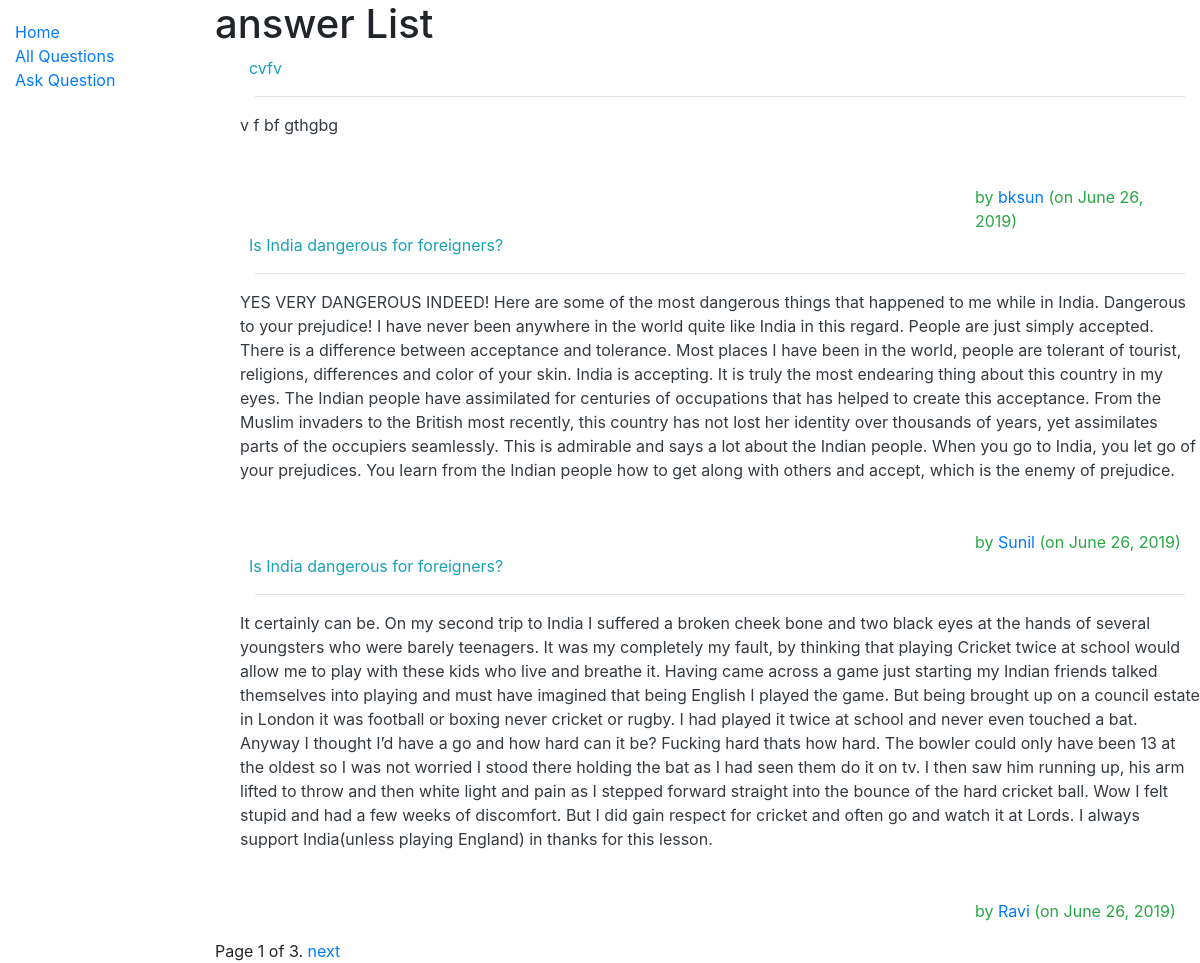
/myquora/answers/, run on the app's committed database.
### myquora/models.py (models this page shows, shortened)
class Answer(models.Model):
    author = models.ForeignKey(Author, on_delete=models.SET_NULL, null=True)
    question = models.ForeignKey('Question', on_delete=models.SET_NULL, null=True)
    answer_text = models.TextField(max_length=2000, help_text='Write your answer here...')
    date_created = models.DateField(null=True, default=datetime.now())
    date_updated = models.DateField(null=True, default=datetime.now())
    upvote = models.IntegerField(default=0)
    downvote = models.IntegerField(default=0)
    views = models.IntegerField(default=0)

class Question(models.Model):
    author = models.ForeignKey(Author, on_delete=models.SET_NULL, null=True)
    question_text = models.TextField(max_length=1000, help_text='Enter your question in brief∂')
    date_created = models.DateField(null=True, default=datetime.now())
    date_updated = models.DateField(null=True, default=datetime.now())

class Author(models.Model):
    user = models.ForeignKey(User, on_delete=models.CASCADE)
    email = models.EmailField(max_length=70,blank=True)
    date_created = models.DateField(null=True, default=datetime.now())
    credits =  models.IntegerField(default=0)
    def get_absolute_url(self):
        return reverse('author-detail', args=[str(self.id)])
    def __str__(self):
        return f'{self.user.username}'

### myquora/views.py (the view)
# urls.py: path('answers/', views.AnswerListView.as_view(), name='answers'),
class AnswerListView(generic.ListView):
    model = Answer
    paginate_by = 3

### myquora/templates/myquora/answer_list.html
{% extends "base_generic.html" %}
{% block content %}
  <h1>answer List</h1>
  {% if answer_list %}
  <ul>
    {% for answer in answer_list %}
      <div class="row text-info">
          &nbsp; {{ answer.question.question_text }}
      </div>
          <hr></hr>
        <div class="row text-dark">
          {{ answer.answer_text }}</a>
        </div>
        <br>
        <br>
        <div class="row text-success">
            <div class="col"></div>
            <div class="col-6"></div>
            <div class="col">
                by <a href="{{ answer.author.get_absolute_url }}">{{answer.author}} </a>
                (on {{answer.date_updated}})
            </div>
        </div>
    {% endfor %}
  </ul>
  {% else %}
    <p>There are no answers in the library.</p>
  {% endif %}
{% endblock %}

### data on the page
Answer: question.question_text "cvfv", answer_text "v f bf gthgbg", author "bksun", date_updated "June 26, 2019"
Answer: question.question_text "Is India dangerous for foreigners?", answer_text "YES VERY DANGEROUS INDEED! Here are some of the most dangerous things that happened to me while in India. Dangerous to your prejudice! I have never been anywhere in the world quite like India in this regard. People are just simply accepted. There is a difference between acceptance and tolerance. Most places I have been in the world, people are tolerant of tourist, religions, differences and color of your skin. India is accepting. It is truly the most endearing thing about this country in my eyes. The Indian people have assimilated for centuries of occupations that has helped to create this acceptance. From the Muslim invaders to the British most recently, this country has not lost her…", author "Sunil", date_updated "June 26, 2019"
Answer: question.question_text "Is India dangerous for foreigners?", answer_text "It certainly can be. On my second trip to India I suffered a broken cheek bone and two black eyes at the hands of several youngsters who were barely teenagers. It was my completely my fault, by thinking that playing Cricket twice at school would allow me to play with these kids who live and breathe it. Having came across a game just starting my Indian friends talked themselves into playing and must have imagined that being English I played the game. But being brought up on a council estate in London it was football or boxing never cricket or rugby. I had played it twice at school and never even touched a bat. Anyway I thought I’d have a go and how hard can it be? Fucking hard thats how…", author "Ravi", date_updated "June 26, 2019"

### other printed values
{{ page_obj.number }} "1"
{{ page_obj.paginator.num_pages }} "3"
